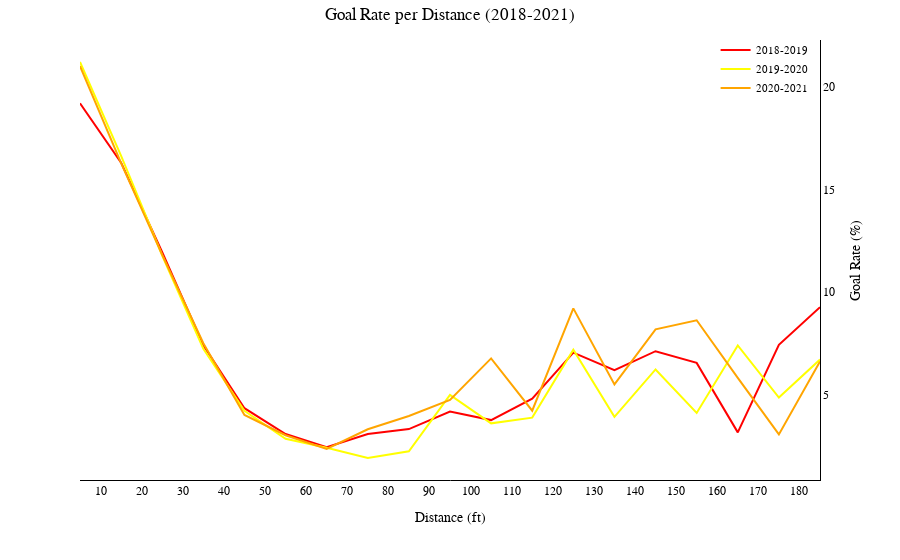

The code cell stored with this chart in its notebook:
### Code cell
''' Create a single figure for all seasons'''

shots1, rate1, rate_of_shots1 = calculate_metrics(df_2018)
shots2, rate2, rate_of_shots2 = calculate_metrics(df_2019)
shots3, rate3, rate_of_shots3 = calculate_metrics(df_2020)


fig = go.Figure()

fig.add_trace(go.Scatter(
    x=(rate1.index.astype(int) + bin_size/2),
    y=rate1.values,
    name="2018-2019",
    mode="lines",
    marker=dict(color="red"),
    yaxis="y2"
))

fig.add_trace(go.Scatter(
    x=(rate2.index.astype(int) + bin_size/2),
    y=rate2.values,
    name="2019-2020",
    mode="lines",
    marker=dict(color="yellow"),
    yaxis="y2"
))

fig.add_trace(go.Scatter(
    x=(rate3.index.astype(int) + bin_size/2),
    y=rate3.values,
    name="2020-2021",
    mode="lines",
    marker=dict(color="orange"),
    yaxis="y2"
))



family_titles="Times New Roman"
fig.update_layout(
    plot_bgcolor="white",
    paper_bgcolor="white",
    title=dict(
    text="Goal Rate per Distance (2018-2021)",
    font=dict(size=17, family=family_titles, color="black"),  # title font
    x=0.5,
    pad=dict(t=1)

    ),
    xaxis=dict(
        title=dict(
            text="Distance (ft)",
            font=dict(size=14, family=family_titles, color="black")
        ),
        tickfont=dict(size=12, family=family_titles, color="black"),
        showgrid=False,
        zeroline=False,      
        showline=True,       
        linecolor="black",   
        linewidth=1        
    ),
    yaxis=dict(
        title=dict(
            text="Total Shots",
            font=dict(size=14, family=family_titles, color="black")
        ),
        tickfont=dict(size=12, family=family_titles, color="black"),
        showgrid=False,
        zeroline=False,      
        showline=True,       
        linecolor="black",   
        linewidth=1        
    ),
    yaxis2=dict(
        title=dict(
            text="Goal Rate (%)",
            font=dict(size=14, family=family_titles, color="black")
        ),
        tickfont=dict(size=12, family=family_titles, color="black"),
        overlaying="y",
        side="right",
        showgrid=False,
        zeroline=False,      
        showline=True,       
        linecolor="black",   
        linewidth=1        
    ),
    legend=dict(
        x=0.99, y=1.01,              
        xanchor="right", yanchor="top",
        font=dict(size=11, family=family_titles, color="black"),
        bgcolor="rgba(255,255,255,0.5)"  # optional background
    ),
    barmode="group",
    margin=dict(t=40)
    )

fig.update_xaxes(
    tick0=0,   # where ticks start
    dtick=10,  # step size
    tickmode="linear"
)

#fig.write_image("distance_all.png", scale=5)
fig.show()

### Figure 1 — Plotly figure (JSON) as saved in the notebook; plotly's stock layout.template omitted (floating-point values rounded to 4 significant figures)
{"data": [{"marker": {"color": "red"}, "mode": "lines", "name": "2018-2019", "type": "scatter", "x": [5.0, 15.0, 25.0, 35.0, 45.0, 55.0, 65.0, 75.0, 85.0, 95.0, 105.0, 115.0, 125.0, 135.0, 145.0, 155.0, 165.0, 175.0, 185.0], "y": [19.21, 16.31, 11.94, 7.4, 4.33, 3.07, 2.43, 3.07, 3.31, 4.17, 3.75, 4.79, 7.04, 6.18, 7.11, 6.54, 3.15, 7.42, 9.26], "yaxis": "y2"}, {"marker": {"color": "yellow"}, "mode": "lines", "name": "2019-2020", "type": "scatter", "x": [5.0, 15.0, 25.0, 35.0, 45.0, 55.0, 65.0, 75.0, 85.0, 95.0, 105.0, 115.0, 125.0, 135.0, 145.0, 155.0, 165.0, 175.0, 185.0], "y": [21.22, 16.64, 11.78, 7.23, 4.2, 2.84, 2.4, 1.9, 2.23, 4.98, 3.59, 3.87, 7.18, 3.91, 6.22, 4.1, 7.39, 4.85, 6.7], "yaxis": "y2"}, {"marker": {"color": "orange"}, "mode": "lines", "name": "2020-2021", "type": "scatter", "x": [5.0, 15.0, 25.0, 35.0, 45.0, 55.0, 65.0, 75.0, 85.0, 95.0, 105.0, 115.0, 125.0, 135.0, 145.0, 155.0, 165.0, 175.0, 185.0], "y": [21.02, 16.29, 11.81, 7.5, 4.0, 3.01, 2.34, 3.3, 3.95, 4.73, 6.76, 4.21, 9.2, 5.49, 8.18, 8.62, 5.81, 3.05, 6.61], "yaxis": "y2"}], "layout": {"barmode": "group", "legend": {"bgcolor": "rgba(255,255,255,0.5)", "font": {"color": "black", "family": "Times New Roman", "size": 11}, "x": 0.99, "xanchor": "right", "y": 1.01, "yanchor": "top"}, "margin": {"t": 40}, "paper_bgcolor": "white", "plot_bgcolor": "white", "title": {"font": {"color": "black", "family": "Times New Roman", "size": 17}, "pad": {"t": 1}, "text": "Goal Rate per Distance (2018-2021)", "x": 0.5}, "xaxis": {"dtick": 10, "linecolor": "black", "linewidth": 1, "showgrid": false, "showline": true, "tick0": 0, "tickfont": {"color": "black", "family": "Times New Roman", "size": 12}, "tickmode": "linear", "title": {"font": {"color": "black", "family": "Times New Roman", "size": 14}, "text": "Distance (ft)"}, "zeroline": false}, "yaxis": {"linecolor": "black", "linewidth": 1, "showgrid": false, "showline": true, "tickfont": {"color": "black", "family": "Times New Roman", "size": 12}, "title": {"font": {"color": "black", "family": "Times New Roman", "size": 14}, "text": "Total Shots"}, "zeroline": false}, "yaxis2": {"linecolor": "black", "linewidth": 1, "overlaying": "y", "showgrid": false, "showline": true, "side": "right", "tickfont": {"color": "black", "family": "Times New Roman", "size": 12}, "title": {"font": {"color": "black", "family": "Times New Roman", "size": 14}, "text": "Goal Rate (%)"}, "zeroline": false}}}
